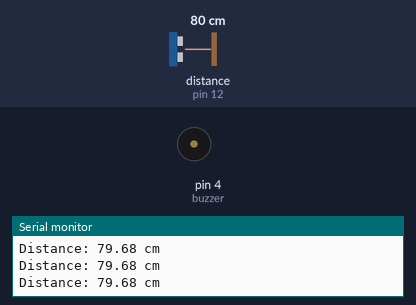
Simulated run of this sketch. Board: Arduino Uno, built with avr-gcc and run on an emulated ATmega328P. Shown: buzzer (waves = sounding, pin HIGH), the last lines printed to the serial monitor. Wiring (inferred from the names in the program): ultrasonic range finder: trigger pin 10; echo pin 12. The inputs (shaded band) are chosen by the test bench; at power-on: distance to the obstacle (sensor on pin 12) 80 cm. The echo pulse lasts 58.3 µs per cm; pins used as bus, display or sensor lines are not drawn.

Above: at 1.2 s.
1.3 s: distance to the obstacle (sensor on pin 12) set to 18 cm
2.8 s: distance to the obstacle (sensor on pin 12) set to 14 cm
At 3.9 s:
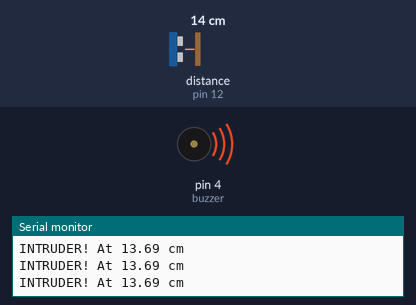
4.3 s: distance to the obstacle (sensor on pin 12) set to 22 cm
5.8 s: distance to the obstacle (sensor on pin 12) set to 28 cm
At 6.1 s:
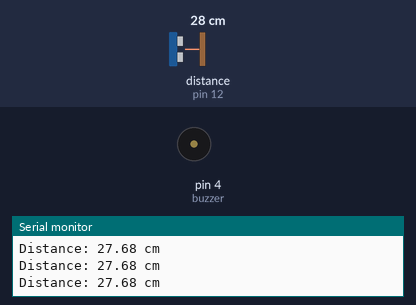
7.3 s: distance to the obstacle (sensor on pin 12) set to 2 cm
At 8.5 s:
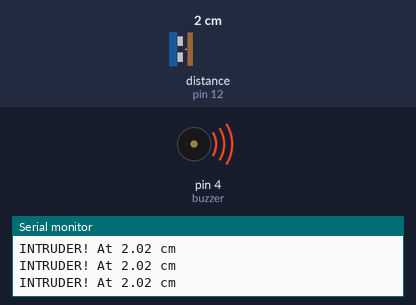
Timing chart, 0 to 9.8 s (numbered marks = the images above; inputs shaded):
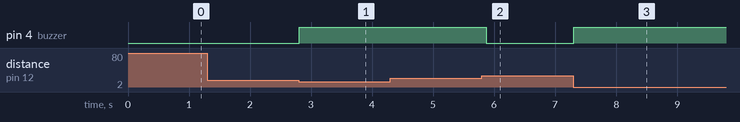

The sketch:

Intruder_Detector.ino
```cpp
#define TriggerPin 10
#define EchoPin 12
#define buzzer 4

long Duration;
float Distance;

bool alarmActive = false;

const float ENTER_THRESHOLD = 15;  // trigger alarm when object closer than this
const float EXIT_THRESHOLD  = 25;  // only clear alarm when object farther than this

float getDistance() {
    digitalWrite(TriggerPin, LOW);
    delayMicroseconds(2);
    digitalWrite(TriggerPin, HIGH);
    delayMicroseconds(10);
    digitalWrite(TriggerPin, LOW);

    long duration = pulseIn(EchoPin, HIGH, 30000);
    if (duration == 0) return -1;
    return (duration * 0.0343) / 2.0;
}

void setup() {
    Serial.begin(9600);
    pinMode(TriggerPin, OUTPUT);
    pinMode(EchoPin, INPUT);
    pinMode(buzzer, OUTPUT);
}

void loop() {
    Distance = getDistance();

    if (Distance > 0) {
        if (!alarmActive && Distance <= ENTER_THRESHOLD) {
            alarmActive = true;   // object just came close -> trigger immediately
        }
        else if (alarmActive && Distance > EXIT_THRESHOLD) {
            alarmActive = false; // object clearly moved away -> clear alarm
        }
    }
    // if Distance == -1 (no echo), we deliberately do nothing —
    // don't clear the alarm just because of one missed reading

    if (alarmActive) {
        Serial.print("INTRUDER! At ");
        Serial.print(Distance);
        Serial.println(" cm");
        digitalWrite(buzzer, HIGH);
    } else {
        Serial.print("Distance: ");
        Serial.print(Distance);
        Serial.println(" cm");
        digitalWrite(buzzer, LOW);
    }

    delay(100);  // fast loop = quick initial detection
}
```

Measured:
- the behaviour switches between 16 and 15 cm on distance to the obstacle (sensor on pin 12) (found by bisection; images 0 and 1)
- the behaviour switches between 25 and 26 cm on distance to the obstacle (sensor on pin 12) (found by bisection; images 1 and 2)
- after the input at 2.8 s, pin 4 (buzzer): LOW → HIGH at once
- after the input at 5.8 s, pin 4 (buzzer): HIGH → LOW after 0.07 s
- after the input at 7.3 s, pin 4 (buzzer): LOW → HIGH at once
